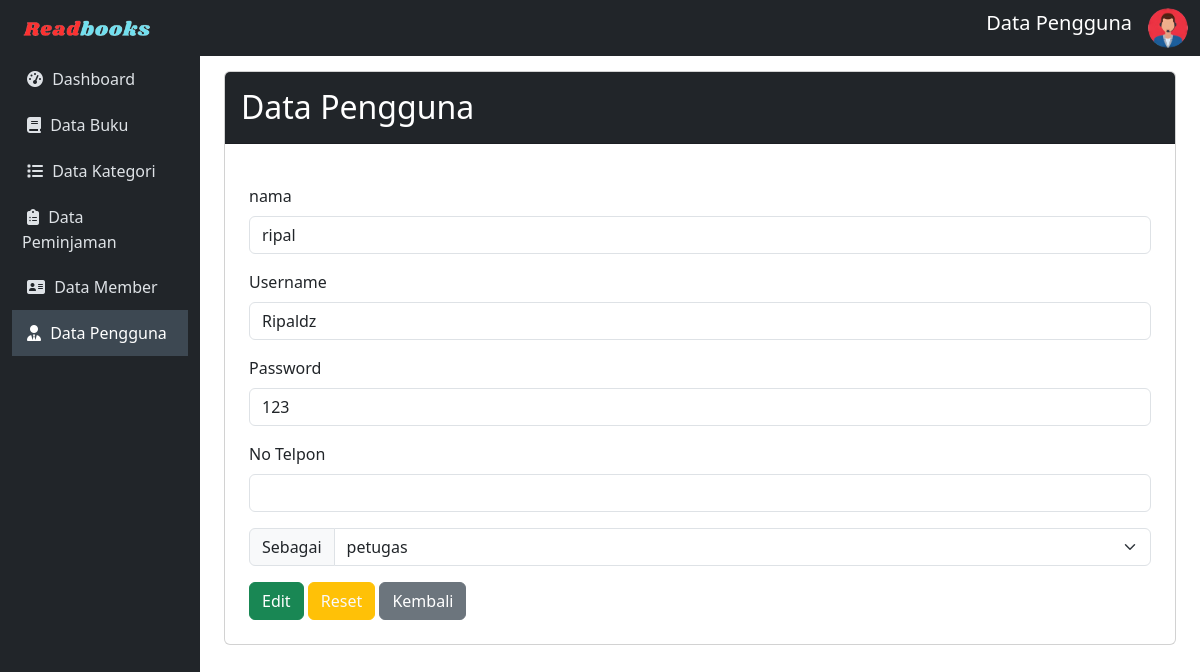
Page /admin/akun/editAkun.php?id=2 on the committed database.
### tables this page shows
CREATE TABLE `user` (
  `id` int(50) NOT NULL,
  `nama` varchar(50) NOT NULL,
  `username` varchar(50) NOT NULL,
  `password` varchar(50) NOT NULL,
  `no_telp` varchar(50) NOT NULL,
  `sebagai` varchar(50) NOT NULL
);

### config/config.php (called while the page is built, shortened)
<?php
$host = "127.0.0.1";
$username = "root";
$password = "";
$database_name = "ukk_ripal";
$connection = mysqli_connect($host, $username, $password, $database_name);
function queryReadData($dataKategori)
{
  global $connection;
  $result = mysqli_query($connection, $dataKategori);
  $items = [];
  while ($item = mysqli_fetch_assoc($result)) {
    $items[] = $item;
  }
  return $items;
}
?>

### admin/akun/editAkun.php (the view, shortened to what this page needs)
<?php
include "../../config/config.php";
$id = $_GET['id'];
$datapengguna = queryReadData("SELECT * FROM user where id = '$id' ");
?>
<!DOCTYPE html>
<html lang="en">
<head>
    <link href="https://cdn.jsdelivr.net/npm/bootstrap@5.3.2/dist/css/bootstrap.min.css" rel="stylesheet">
</head>
<body>
    <nav class="navbar navbar-expand-lg navbar-dark sticky-top">
        <div class="container-fluid">
            <a class="navbar-brand" href="index.php"><img src="../../assets/readbook.png" width="150px"></a>
            <div class="collapse navbar-collapse" id="mynavbar">
                <ul class="navbar-nav ms-auto">
                    <li class="nav-item">
                        <span class="navbar-brand text-center">Data Pengguna</span>
                    </li>
                    <li class="nav-item">
                        <i id="profile-icon" class="bi bi-person-circle text-light" data-bs-toggle="dropdown">
                            <img src="../../assets/adminLogo.png" alt="Avatar Logo" style="width:40px;" class="rounded-pill"></i>
                    </li>
                </ul>
            </div>
        </div>
    </nav>
    <div class="container-fluid">
        <div class="row">
            <nav id="sidebar" class="col-md-3 col-lg-2 d-md-block position-fixed vh-100">
                <div class="position-sticky">
                    <ul class="nav flex-column">
                        <li class="nav-item">
                            <a class="nav-link" href="../index.php">
                               <i class="fa fa-dashboard" style="margin: 5px;"></i>
                                Dashboard
                            </a>
                        </li>
                        <li class="nav-item">
                            <a class="nav-link" href="../buku/data-buku.php">
                            <i class="fa fa-book" style="margin: 5px;"></i>
                                Data Buku
                            </a>
                        </li>
                        <li class="nav-item">
                            <a class="nav-link" href="../kategori/data-kategori.php">
                            <i class="fa fa-list" style="margin: 5px;"></i>
                                Data Kategori
                            </a>
                        </li>
                        <li class="nav-item">
                            <a class="nav-link" href="../peminjaman/data-peminjaman.php">
                            <i class="fas fa-clipboard-list" style="margin: 5px;"></i>
                                Data Peminjaman
                            </a>
                        </li>
                        <li class="nav-item">
                            <a class="nav-link" href="../member/data-member.php">
                            <i class="fa fa-address-card" style="margin: 5px;"></i>
                                Data Member
                            </a>
                        </li>
                        <li class="nav-item">
                            <a class="nav-link active" href="pengguna.php">
                            <i class="fas fa-user-tie" style="margin: 5px;"></i>
                                Data Pengguna
                            </a>
                        </li>
                    </ul>
                </div>
            </nav>
            <main id="content" class="col-md-9 ms-sm-auto col-lg-10 px-md-4">
                <div class="card">
                <div class="card-header bg-dark text-white">
                        <h2 class="mt-2">Data Pengguna</h2>
                    </div>
                    <?php foreach ($datapengguna as $item) : ?>
                        <div class="card-body">
                            <form action="" method="post" enctype="multipart/form-data" class="mt-3 p-2">
                            <div class="mb-3">
                                    <label for="exampleFormControlInput1" class="form-label">nama</label>
                                    <input type="text" class="form-control" name="nama" id="nama" value="<?= $item['nama']; ?>">
                                </div>
                                <div class="mb-3">
                                    <label for="exampleFormControlInput1" class="form-label">Username</label>
                                    <input type="text" class="form-control" name="username" id="username" value="<?= $item['username']; ?>">
                                </div>
                                <div class="mb-3">
                                    <label for="exampleFormControlInput1" class="form-label">Password</label>
                                    <input type="text" class="form-control" name="password" id="password" value="<?= $item['password']; ?>">
                                </div>
                                <div class="mb-3">
                                    <label for="exampleFormControlInput1" class="form-label">No Telpon</label>
                                    <input type="text" class="form-control" name="no_telp" id="no_telp" value="<?= $item['no_telp']; ?>">
                                </div>
                                <div class="input-group mb-3">
                                    <label class="input-group-text" for="inputGroupSelect01">Sebagai</label>
                                    <select class="form-select" id="sebagai" name="sebagai">
                                        <option selected><?= $item["sebagai"]; ?></option>
                                    </select>
                                </div>
                                <div class="custom-css-form">
                                    <button class="btn btn-success" type="submit" name="edit">Edit</button>
                                    <input type="reset" class="btn btn-warning text-light" value="Reset">
                                    <a class="btn btn-secondary" href="pengguna.php">Kembali</a>
                                </div>
                            </form>
                        <?php endforeach; ?>
                        </div>
                </div>
            </main>
        </div>
    </div>
</body>
</html>

### admin/akun/editAkun.php (style rules this page uses)
body { font-family: 'Segoe UI', Tahoma, Geneva, Verdana, sans-serif; }
#sidebar { background-color: #212529; color: #fff; }
#content { transition: margin-left 0.5s; padding: 15px; }
.navbar { background-color: #212529; }
.navbar-brand { color: #fff; }
.nav-link { padding: 10px; text-decoration: none; color: #dee2e6; transition: background-color 0.3s, color 0.3s; }
.nav-link.active { background-color: #3d4852; color: #fff; }

### rows in the picture
user: nama "ripal", username "Ripaldz", password "123", sebagai "petugas"
